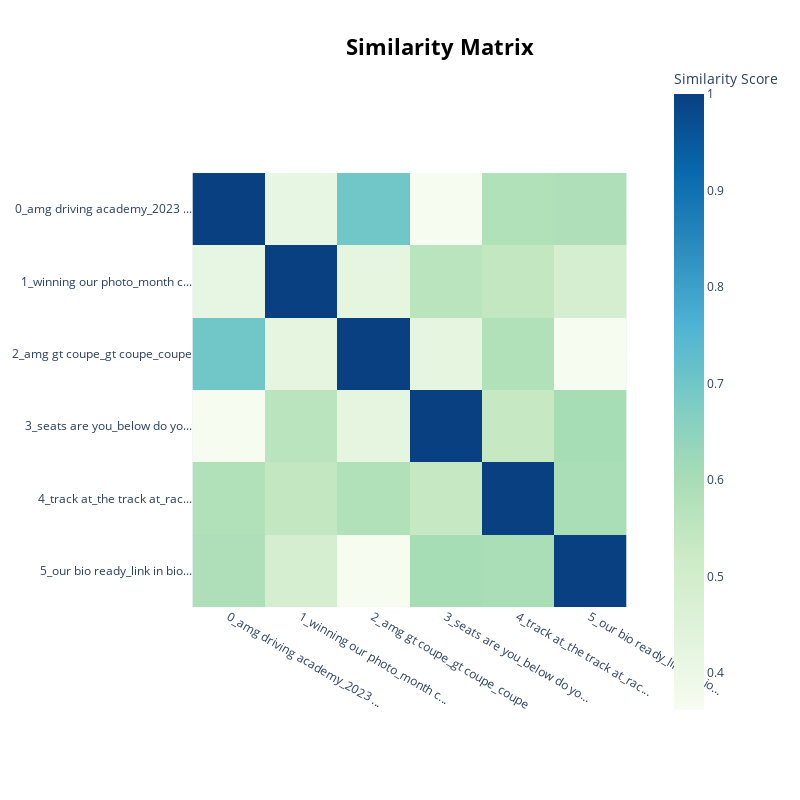

The notebook cell saved with this chart:
### Code cell
print("Plotting Similarity Heatmap \n")

model.visualize_heatmap()

### Figure 1 — Plotly figure (JSON) as saved in the notebook; plotly's stock layout.template omitted (floating-point values rounded to 4 significant figures)
{"data": [{"coloraxis": "coloraxis", "hovertemplate": "x: %{x}<br>y: %{y}<br>Similarity Score: %{z}<extra></extra>", "name": "0", "type": "heatmap", "x": ["0_amg driving academy_2023 ...", "1_winning our photo_month c...", "2_amg gt coupe_gt coupe_coupe", "3_seats are you_below do yo...", "4_track at_the track at_rac...", "5_our bio ready_link in bio..."], "xaxis": "x", "y": ["0_amg driving academy_2023 ...", "1_winning our photo_month c...", "2_amg gt coupe_gt coupe_coupe", "3_seats are you_below do yo...", "4_track at_the track at_rac...", "5_our bio ready_link in bio..."], "yaxis": "y", "z": [[1.0, 0.4161, 0.6992, 0.3617, 0.5801, 0.5886], [0.4161, 1, 0.4242, 0.561, 0.5436, 0.4865], [0.6992, 0.4242, 1.0, 0.4239, 0.5803, 0.3645], [0.3617, 0.561, 0.4239, 1.0, 0.5337, 0.6029], [0.5801, 0.5436, 0.5803, 0.5337, 1.0, 0.5968], [0.5886, 0.4865, 0.3645, 0.6029, 0.5968, 1.0]]}], "layout": {"coloraxis": {"colorbar": {"title": {"text": "Similarity Score"}}, "colorscale": [[0, "rgb(247,252,240)"], [0.125, "rgb(224,243,219)"], [0.25, "rgb(204,235,197)"], [0.375, "rgb(168,221,181)"], [0.5, "rgb(123,204,196)"], [0.625, "rgb(78,179,211)"], [0.75, "rgb(43,140,190)"], [0.875, "rgb(8,104,172)"], [1, "rgb(8,64,129)"]]}, "height": 800, "hoverlabel": {"bgcolor": "white", "font": {"family": "Rockwell", "size": 16}}, "legend": {"title": {"text": "Trend"}}, "margin": {"t": 60}, "showlegend": true, "title": {"font": {"color": "Black", "size": 22}, "text": "<b>Similarity Matrix</b>", "x": 0.55, "xanchor": "center", "y": 0.95, "yanchor": "top"}, "width": 800, "xaxis": {"anchor": "y", "autorange": true, "constrain": "domain", "domain": [0, 1], "range": [-0.5, 5.5], "scaleanchor": "y", "type": "category"}, "yaxis": {"anchor": "x", "autorange": true, "constrain": "domain", "domain": [0.1712, 0.8288], "range": [5.5, -0.5], "type": "category"}}}
